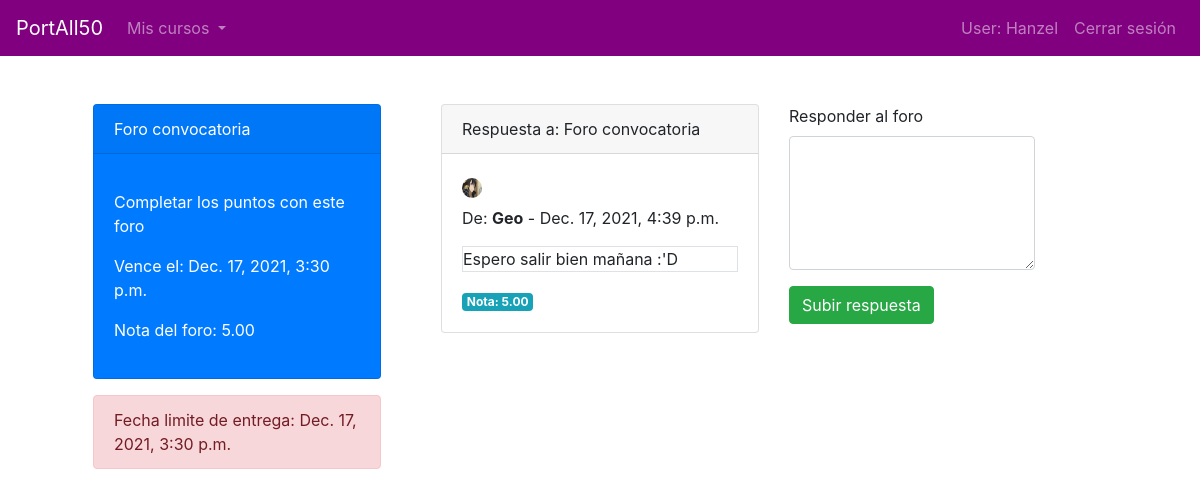
The page /foro/7 (signed in) on the database its author committed.
### PortAll50/models.py (models this page shows, shortened)
class Foro(models.Model):
    nombre_foro = models.CharField(max_length=60)
    asignacion_foro = models.CharField(max_length=300)
    fecha_vencimiento = models.DateTimeField() #investigar
    nota = models.DecimalField(decimal_places=2, max_digits=5, null=True)
    seccion = models.ForeignKey(Seccion, on_delete=CASCADE, related_name="seccion_foro")
    class Meta:
        verbose_name_plural = "Foro"

class RespuestaForo(models.Model):
    respuesa_foro = models.CharField(max_length=1000)
    fecha_respuesta = models.DateTimeField(auto_now_add=True)
    nota = models.DecimalField(decimal_places=2, max_digits=5, null=True)
    foro = models.ForeignKey(Foro, on_delete=CASCADE, related_name="respuestas")
    cuenta = models.ForeignKey(Cuenta, on_delete=CASCADE, related_name="respuestas")
    class Meta:
        verbose_name_plural = "RespuestasForo"

class Cuenta(models.Model):
    username = models.OneToOneField(User, on_delete=CASCADE, related_name="info_cuenta")
    TIPO = [("1", "Estudiante"), ("2", "Docente")]
    tipo = models.CharField(max_length=1 ,choices=TIPO, default=1)
    imagen = models.ImageField(upload_to='users/', null = True) #investigar upload_to
    class Meta:
        verbose_name_plural = "Cuenta"

### PortAll50/views.py (the view)
# urls.py: path("foro/<int:id_foro>", views.foro, name="foro"),
def foro(request, id_foro):
    user = request.user
    foro = Foro.objects.get(id=id_foro)
    respuestasForo = RespuestaForo.objects.filter(foro=foro)
    seccion = foro.seccion
    curso = seccion.curso
    respondio = 0
    for respuesta in respuestasForo:
        if respuesta.cuenta.username == request.user:
            respondio = 1
    now = timezone.now()
    context = {
        "user": user,
        "foro": foro,
        "respuestasForo": respuestasForo,
        "curso": curso,
        "respondio": respondio,
        "now": now
    }
    return render(request, "PortAll50/foro.html", context)

### PortAll50/templates/portall50/foro.html (shortened to what this page needs)
{% extends 'base.html' %}
{% load bootstrap4 %}
{% load static %}
{% block main %}
    <div class="container">
        <div class="row">
            <div class="col-lg-4">
                <div class="card text-white bg-primary mb-3" style="max-width: 18rem;">
                    <div class="card-title card-header">{{foro.nombre_foro}}</div>
                        <div class="card-body">
                            <p class="card-text"><p>{{foro.asignacion_foro}}</p>
                            <p>Vence el: {{foro.fecha_vencimiento}}</p>
                            <p>Nota del foro: {{foro.nota}}</p>
                        </div>
                    </div>
                    {% if now > foro.fecha_vencimiento %}
                        <div class="alert alert-danger" role="alert" style="max-width: 18rem;">
                            Fecha limite de entrega: {{foro.fecha_vencimiento}}
                        </div>
                    {% else %}
                        <div class="alert alert-warning" role="alert" style="max-width: 18rem;">
                            Fecha limite de entrega: {{foro.fecha_vencimiento}}
                        </div>
                    {% endif %}
            </div>
            <div class="col-lg-4">
                {% for respuesta in respuestasForo %}
                    {% if respuesta.cuenta.username == user %}
                        <div class="card w-95 border-primary">
                            <div class="card-header">
                                Respuesta a: {{foro.nombre_foro}}
                            </div>
                            <div class="card-body">
                                <div class="circulo">
                                    <img class="imagen" src="{{respuesta.cuenta.imagen.url}}" class="card-img-top">
                                </div>
                                <p class="card-title"><p>De: <b>{{respuesta.cuenta.username}}</b> - {{respuesta.fecha_respuesta}}</p>
                                <p class="card-text border">{{respuesta.respuesa_foro}}</p>
                                {% if respuesta.nota %}
                                    <span class="badge badge-info">Nota: {{respuesta.nota}}</span>
                                {% else %}
                                    <a href="{% url 'editarRespuestaForo' respuesta.id foro.id %}"><i class="fas fa-pencil-alt"></i> Editar respuesta</a>
                                    <span class="badge badge-secondary">Sin calificar</span>
                                {% endif %}
                            </div>
                        </div>
                    {% else %}
                        <div class="card w-95">
                            <div class="card-header">
                                Respuesta a: {{foro.nombre_foro}}
                            </div>
                            <div class="card-body">
                                <div class="circulo">
                                    <img class="imagen" src="{{respuesta.cuenta.imagen.url}}" class="card-img-top">
                                </div>
                                <p class="card-title"><p>De: <b>{{respuesta.cuenta.username}}</b> - {{respuesta.fecha_respuesta}}</p>
                                <p class="card-text border">{{respuesta.respuesa_foro}}</p>
                                {% if respuesta.nota %}
                                    <span class="badge badge-info">Nota: {{respuesta.nota}}</span>
                                {% else %}
                                    <span class="badge badge-secondary">Sin calificar</span>
                                {% endif %}
                            </div>
                        </div>
                    {% endif %}
                    <br>
                {% endfor %}
            </div>
            <div class="col-lg-4">
                <form method="POST" action="{% url 'respuestaForo' %}" enctype="multipart/form-data">
                    <div class="input-group">
                        <div class="form-group">
                            <label for="exampleFormControlTextarea1">Responder al foro</label>
                            <textarea required name="respuesa_foro" class="form-control" id="exampleFormControlTextarea1" rows="5"></textarea>
                        </div>
                    </div>
                    {% if respondio == 0 %}
                        <button type="submit" class="btn btn-success">Subir respuesta</button>
                    {% else %}
                        <button type="button" class="btn btn-primary">Ya has respondido</button>
                    {% endif %}
                </form>
            </div>
        </div>
    </div>
{% endblock %}

### templates/base.html (shortened to what this page needs)
{% load bootstrap4 %}
{% load static %}
<!DOCTYPE html>
<html lang="sp">
<head>
    {% bootstrap_css %}
    <link href='https://unpkg.com/boxicons@2.0.9/css/boxicons.min.css' rel='stylesheet'>
    <link rel="stylesheet" href="{% static 'css/base.css' %}">
</head>
<body>
    {% if user.is_authenticated %}
    <nav class="navbar navbar-expand-lg navbar-dark bg-dark">
        <a class="navbar-brand" href="/portall">PortAll50</a>
        <div class="collapse navbar-collapse" id="navbarSupportedContent">
            <ul class="navbar-nav">
                <li class="nav-item dropdown">
                    <a class="nav-link dropdown-toggle" href="#" id="navbarDropdown" role="button" data-toggle="dropdown" aria-expanded="false">
                      Mis cursos
                    </a>
                </li>
            </ul>
            <ul class="navbar-nav ml-auto">
                <li class="nav-item"><a class="nav-link" href="" data-toggle="modal" data-target="#profileModal"> User: {{ user.username }} </a></li>
                <li class="nav-item"><a class="nav-link" href="{% url 'logout' %}">Cerrar sesión</a></li>
            </ul>
        </div>
    </nav>
    {% endif %}
    <main class="container p-5">
        {% block main %}{% endblock %}
    </main>
</body>
</html>

### PortAll50/static/css/base.css (style rules this page uses)
.navbar { background-color: purple !important; }
.circulo { width: 20px; height: 20px; border-radius: 100%; }
.circulo > .imagen { width: 100%; height: 100%; border-radius: 100%; }
a { color: black; text-decoration: none; }

### rows shown on the page
Foro: nombre_foro "Foro convocatoria", asignacion_foro "Completar los puntos con este foro", fecha_vencimiento "Dec. 17, 2021, 3:30 p.m.", nota "5.00"
RespuestaForo: cuenta.imagen (picture), cuenta.username "Geo", fecha_respuesta "Dec. 17, 2021, 4:39 p.m.", respuesa_foro "Espero salir bien mañana :'D", nota "5.00"

### other values the page prints
{{ user.username }} "Hanzel"
